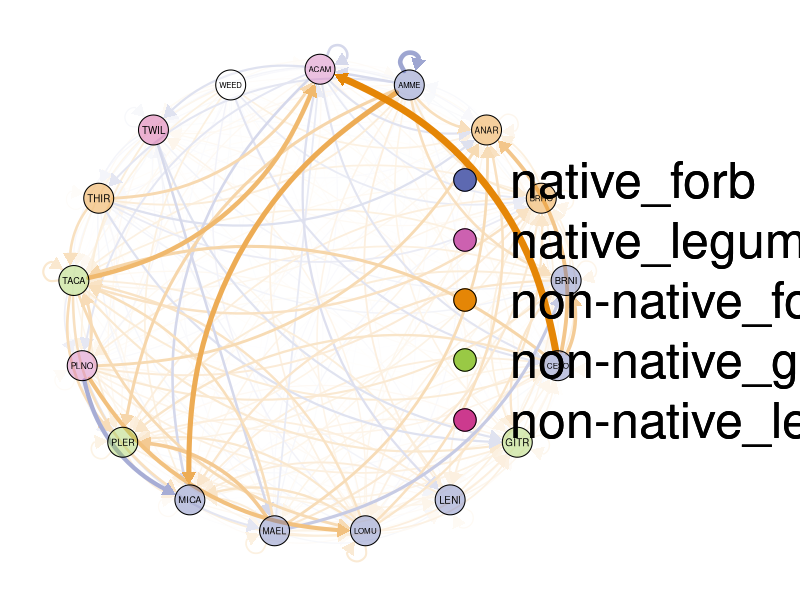
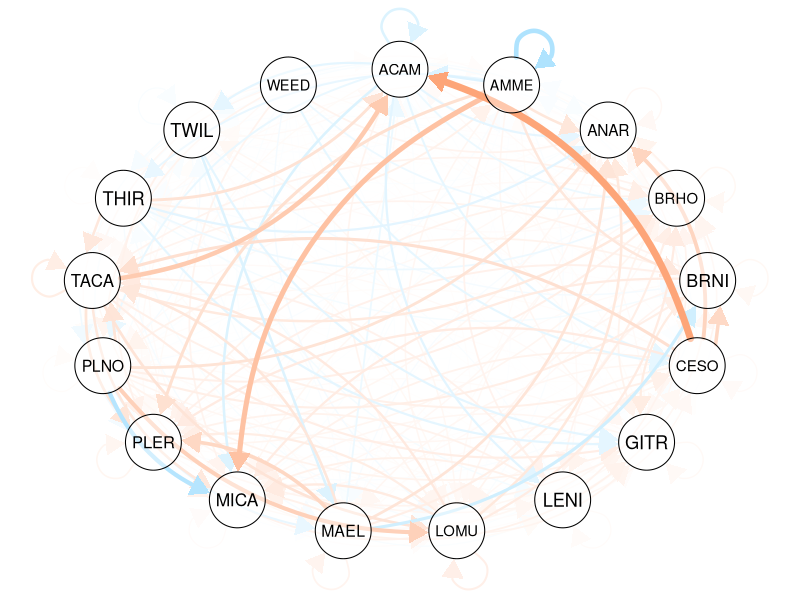
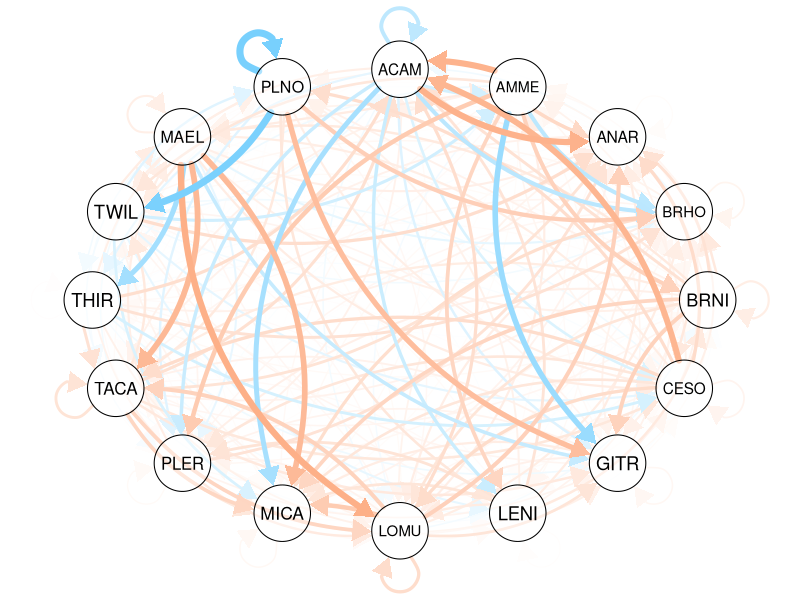
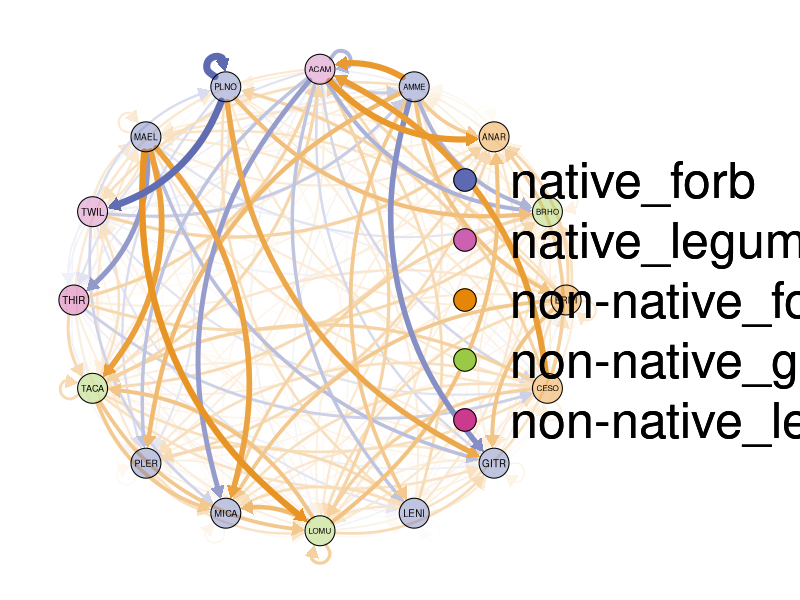

Reproduce these figures in R, in order. (Note: this script raises an error after producing the figures.)
## Interaction Networks

## Goals: visualize networks in control & drought treatments, relate plant traits to networks somehow, measure network properties

# Set up ###
library(tidyverse)
library(qgraph)
library(igraph)

## read in data
sums.info <- read.csv("data/parameter_summaries_20240714_models.csv")

# Format data ###
## try data format as edgelist
## control data
el.nw.C <- sums.info %>%
  filter(parameter_type != "lambda", treatment == "C") %>%
  select(-mean_parameter, -hdi_lo, -hdi_hi, -treatment, -X) %>% ## keep only median alphas, discard rest of info
  mutate(alpha = toupper(substr(parameter_type, 7, 10))) %>%
  select(alpha, species, median_parameter) %>%
  mutate(species = fct_relevel(species, "ACAM", "TWIL", "THIR", "BRHO", "LOMU", "TACA", "AMME", "GITR", "LENI", "MAEL", "MICA", "PLER", "PLNO", "CESO", "ANAR", "BRNI"))

grpsC <- c("native_legume", "native_forb", "non-native_forb", "non-native_forb", "native_forb", "native_forb", "non-native_grass", "native_forb", "native_forb", "native_forb", "native_forb", "non-native_grass", "native_legume", "non-native_grass", "non-native_forb", "non-native_legume")

png("analyses/interactions_v_traits/median_params/preliminary_figs/network_C_circlelayout.png", width = 2000, height = 1400, units = 'px')

qgraph(el.nw.C, 
       layout = 'circle',
       groups = grpsC,
       negCol = '#5D69B1',   # facilitation = blue
       posCol = '#E58606',
       asize = 4,
       vsize = 4,
       vTrans = 100,
       fade = T,
       trans = 0.5,
       maximum = 0,
       color = c("#5D69B1","#CC61B0", "#E58606", "#99C945","#CC3A8E"),
      # title = "Control",
       GLratio = 4,
       legend.cex = 1.5
      )

dev.off()
#E58606,#5D69B1,#52BCA3,#99C945,#CC61B0,#24796C,#DAA51B,#2F8AC4,#764E9F,#ED645A,#CC3A8E,#A5AA99
## visualize network
png("analyses/interactions_v_traits/median_params/preliminary_figs/network_C.png", width = 1200, height = 1200, units = 'px')

qgraph(el.nw.C, 
       layout = 'circle',
       negCol = '#78d0fd',   # facilitation = blue
       posCol = '#fda578',
       asize = 6,
       vTrans = 100,
       fade = T,
       trans = 0.5,
       maximum = 0)
dev.off()

## drought data 
el.nw.D <- sums.info %>%
  filter(parameter_type != "lambda", treatment == "D") %>%
  select(-mean_parameter, -hdi_lo, -hdi_hi, -treatment, -X) %>%
  mutate(alpha = toupper(substr(parameter_type, 7, 10))) %>%
  select(alpha, species, median_parameter) %>%
  mutate(alpha = fct_relevel(alpha, "ACAM", "TWIL", "THIR", "BRHO", "LOMU", "TACA", "AMME", "GITR", "LENI", "MAEL", "MICA", "PLER", "PLNO", "CESO", "ANAR", "BRNI")) %>%
  mutate(species = fct_relevel(species, "ACAM", "TWIL", "THIR", "BRHO", "LOMU", "TACA", "AMME", "GITR", "LENI", "MAEL", "MICA", "PLER", "PLNO", "CESO", "ANAR", "BRNI"))

## visualize network
png("analyses/interactions_v_traits/median_params/preliminary_figs/network_D.png", width = 1200, height = 1200, units = 'px')
qgraph(el.nw.D, 
       layout = 'circle',
       negCol = '#78d0fd',   # facilitation = blue
       posCol = '#fda578',
       asize = 6,
       vTrans = 100,
       fade = T,
       trans = 0.5, maximum = 0)
dev.off() 


grpsD <- c("native_legume", "native_forb", "non-native_forb", "non-native_grass", "non-native_forb", "non-native_forb", "native_forb", "native_forb", "non-native_grass", "native_forb", "native_forb",  "non-native_grass", "non-native_legume", "native_legume", "native_forb", "native_forb")



png("analyses/interactions_v_traits/median_params/preliminary_figs/network_D_circlelayout.png", width = 2000, height = 1400, units = 'px')

qgraph(el.nw.D, 
       layout = 'circle',
       groups = grpsD,
       negCol = '#5D69B1',   # facilitation = blue
       posCol = '#E58606',
       asize = 4,
       vsize = 4,
       vTrans = 100,
       fade = T,
       trans = 0.5,
       maximum = 0,
       color = c("#5D69B1","#CC61B0", "#E58606", "#99C945","#CC3A8E"),
       # title = "Control",
       GLratio = 4,
       legend.cex = 1.5
)

dev.off()

## might need to set the 'strongest' edge in order to compare between graphs?
## could eventually group nodes by functional group?

# Network metrics ####
## Modularity ####
### cluster_spinglass()

nwC <- graph_from_data_frame(el.nw.C, directed = TRUE)

cluster_spinglass(nwC)

nwD <- graph_from_data_frame(el.nw.D, directed = TRUE)

cluster_spinglass(nwD)

## overall low modularity - 0.25 for both
## not sure if the way I made the igraph object is completely correct
## take this result with a grain of salt










# OLD, DIDN'T WORK ####
nw.matrix.C <- sums.info %>%
  filter(parameter_type != "lambda", treatment == "C") %>%
  select(-mean_parameter, -hdi_lo, -hdi_hi, -treatment, -X) %>%
  pivot_wider(names_from = "species", values_from = "median_parameter") %>%
  mutate(alpha = toupper(substr(parameter_type, 7, 10))) %>%
  select(-parameter_type) %>%
  column_to_rownames("alpha") %>%
  as.matrix()

nw.matrix.C <- replace(nw.matrix.C, is.na(nw.matrix.C), 0)

t<-qgraph(nw.matrix.C,
       layout = 'circle',
       negCol = '#78d0fd',   # facilitation = blue
       posCol = '#fda578',
       asize = 6,
       vsize = 10,
       edge.width = 2,
       fade = T, directed = T,
       diag = T,
       edge.labels = TRUE)

as_edgelist(test2)
## some of the interaction coefficients are just not right on these labels. Don't know why it is not matching up the rownames and colnames?

nw.matrix.D <- sums.info %>%
  filter(parameter_type != "lambda", treatment == "D") %>%
  select(-mean_parameter, -hdi_lo, -hdi_hi, -treatment, -X) %>%
  pivot_wider(names_from = "species", values_from = "median_parameter") %>%
  mutate(alpha = toupper(substr(parameter_type, 7, 10))) %>%
  select(-parameter_type) %>%
  column_to_rownames("alpha") %>%
  as.matrix()

qgraph(nw.matrix.D,
       layout = 'circle',
       negCol = '#78d0fd',   # facilitation = blue
       posCol = '#fda578',
       asize = 6,
       vsize = 10,
       edge.width = 2,
       fade = T, directed = T,
       diag = T, edge.labels = TRUE)



test1 <- unname(nw.matrix.C)
test2 <- graph_from_adjacency_matrix(test1)

E(test2)$weight <- as.numeric(test1[!is.na(test1)])


test <- graph_from_adjacency_matrix(nw.matrix.C)

plot(test, layout = layout.circle, edge.curved=.1)



g <- make_graph(edges = c(1, 2, 1, 5), n = 10, directed = FALSE)
g
plot(g)


g1 <- graph( edges=c(1,2, 2,3, 3, 1), n=3, directed=F ) 

plot(g1)
